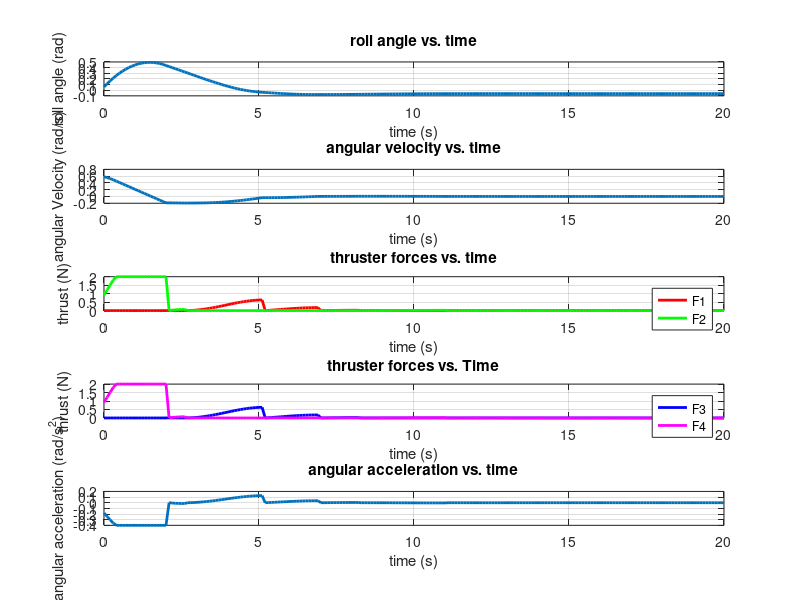

The MATLAB source for this figure:
Kp = 1.0;
Kd = 0.2;
Ki = 0.5;

theta_dot = 0.6;
theta_dot_desired = 0;
theta = 0;

F1 = 0;
F2 = 0;
F3 = 0;
F4 = 0;

r = 1.0;
I = 10.0;
thrust_max = 2;

dt = 0.1;
t_end = 20;
time_steps = 0:dt:t_end;

theta_vals = zeros(size(time_steps));
theta_dot_vals = zeros(size(time_steps));
angular_acceleration_vals = zeros(size(time_steps));
F1_vals = zeros(size(time_steps));
F2_vals = zeros(size(time_steps));
F3_vals = zeros(size(time_steps));
F4_vals = zeros(size(time_steps));

previous_error = 0;
integral = 0;

for i = 1:length(time_steps)
    e_theta_dot = theta_dot_desired - theta_dot;
    integral = integral + e_theta_dot * dt;
    derivative = (e_theta_dot - previous_error) / dt;
    F_total = Kp * e_theta_dot + Kd * derivative + Ki * integral;

    if F_total < 0
        F2 = F2 - F_total / 2;
        F4 = F4 - F_total / 2;
        F1 = 0;
        F3 = 0;
    else
        F1 = F1 + F_total / 2;
        F3 = F3 + F_total / 2;
        F2 = 0;
        F4 = 0;
    end
    
    F1 = min(F1,thrust_max);
    F2 = min(F2,thrust_max);
    F3 = min(F3,thrust_max);
    F4 = min(F4,thrust_max);

    net_torque = r * (F1 - F2 + F3 - F4);
    angular_acceleration = net_torque / I;
    theta_dot = theta_dot + angular_acceleration * dt;
    theta = theta + theta_dot * dt;

    theta_vals(i) = theta;
    theta_dot_vals(i) = theta_dot;
    angular_acceleration_vals(i) = angular_acceleration;
    F1_vals(i) = F1;
    F2_vals(i) = F2;
    F3_vals(i) = F3;
    F4_vals(i) = F4;

    previous_error = e_theta_dot;
end

disp(theta_dot_vals(1:100))

figure;
subplot(5, 1, 1);
plot(time_steps, theta_vals, 'LineWidth', 2);
xlabel('time (s)');
ylabel('roll angle (rad)');
title('roll angle vs. time');
grid on;

subplot(5, 1, 2);
plot(time_steps, theta_dot_vals, 'LineWidth', 2);
xlabel('time (s)');
ylabel('angular Velocity (rad/s)');
title('angular velocity vs. time');
grid on;

subplot(5, 1, 3);
plot(time_steps, F1_vals, 'r', 'LineWidth', 2); hold on;
plot(time_steps, F2_vals, 'g', 'LineWidth', 2);
xlabel('time (s)');
ylabel('thrust (N)');
title('thruster forces vs. time');
legend('F1', 'F2');
grid on;

subplot(5, 1, 4);
plot(time_steps, F3_vals, 'b', 'LineWidth', 2); hold on;
plot(time_steps, F4_vals, 'm', 'LineWidth', 2);
xlabel('time (s)');
ylabel('thrust (N)');
title('thruster forces vs. Time');
legend('F3', 'F4');
grid on;

subplot(5, 1, 5);
plot(time_steps, angular_acceleration_vals, 'LineWidth', 2);
xlabel('time (s)');
ylabel('angular acceleration (rad/s^2)');
title('angular acceleration vs. time');
grid on;